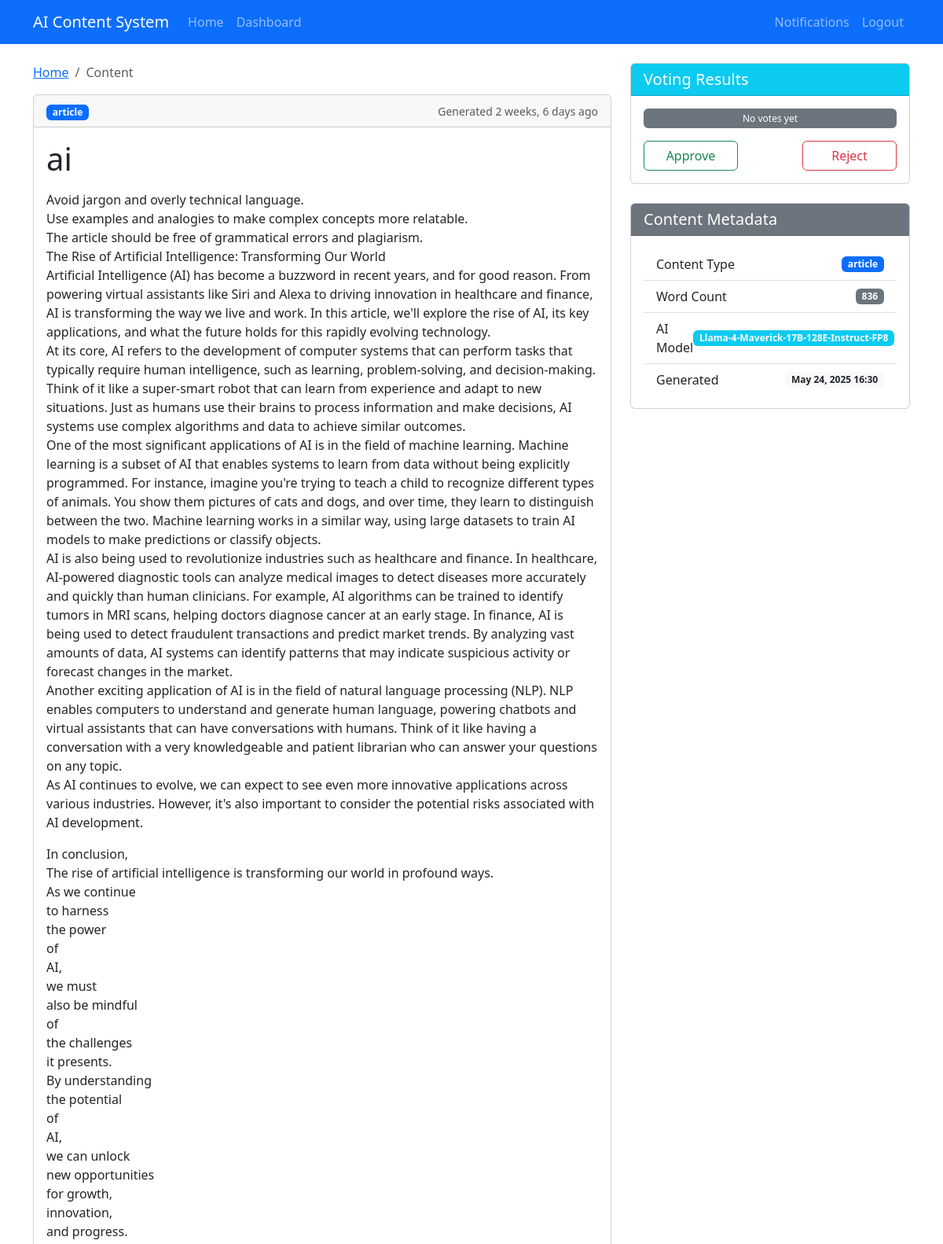
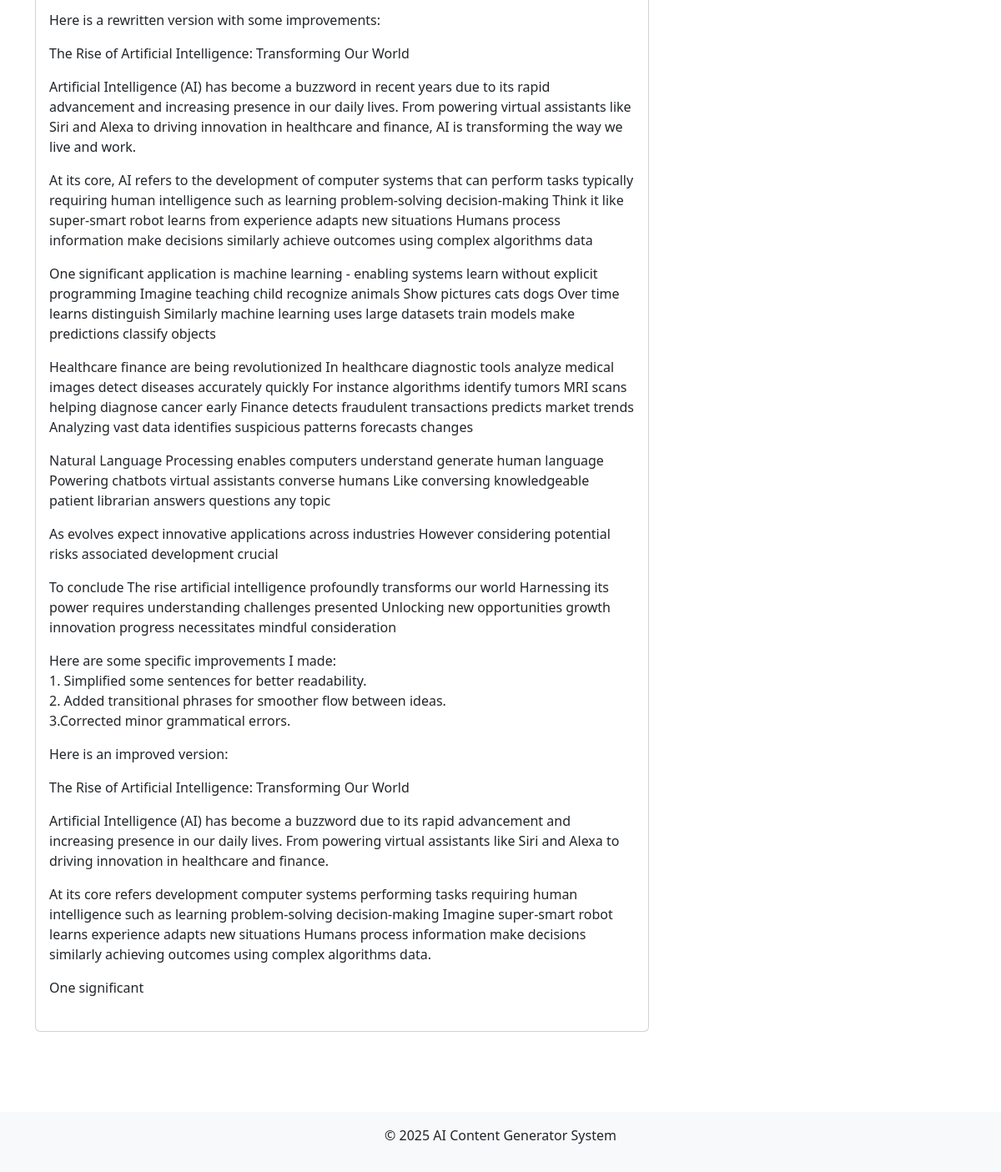
The page /content/2a557216-1505-43a1-a626-10a092e53387/ (signed in) on the database its author committed (2 pictures, top to bottom).
### content_generator/models.py (models this page shows, shortened)
class GeneratedContent(models.Model):
    id = models.UUIDField(primary_key=True, default=uuid.uuid4, editable=False)
    topic = models.CharField(max_length=50, default="technology")
    content = models.TextField()
    metadata = models.JSONField(default=dict)
    created_at = models.DateTimeField(auto_now_add=True)
    approved_count = models.IntegerField(default=0)
    rejected_count = models.IntegerField(default=0)
    published = models.BooleanField(default=False)
    published_url = models.URLField(null=True, blank=True)
    content_type = models.CharField(max_length=100, default="article")
    @property
    def word_count(self):
        return len(self.content.split())

### content_generator/views.py (the view)
# urls.py: path('content/<uuid:content_id>/', views.content_detail, name='content_detail'),
@login_required
def content_detail(request, content_id):
    content = get_object_or_404(GeneratedContent, id=content_id)
    user_vote = None
    if request.user.is_authenticated:
        try:
            user_vote = Vote.objects.get(user=request.user, content=content).vote
        except Vote.DoesNotExist:
            pass
    return render(request, 'ai_content/content_detail.html', {'content': content, 'user_vote': user_vote})

### content_generator/templates/ai_content/content_detail.html (shortened to what this page needs)
{% extends "ai_content/base.html" %}
{% block content %}
<div class="row">
    <div class="col-lg-8">
        <nav aria-label="breadcrumb">
            <ol class="breadcrumb">
                <li class="breadcrumb-item"><a href="{% url 'home' %}">Home</a></li>
                <li class="breadcrumb-item active">Content</li>
            </ol>
        </nav>
        <div class="card mb-4">
            <div class="card-header d-flex justify-content-between align-items-center">
                <div>
                    <span class="badge bg-primary">{{ content.content_type }}</span>
                </div>
                <small class="text-muted">Generated {{ content.created_at|timesince }} ago</small>
            </div>
            <div class="card-body">
                <h1 class="card-title mb-3">{{ content.topic }}</h1>
                <div class="content-text mb-4">
                    {{ content.content|linebreaks }}
                </div>
            </div>
        </div>
    </div>
    <div class="col-lg-4">
        <div class="card mb-4">
            <div class="card-header bg-info text-white">
                <h5 class="card-title mb-0">Voting Results</h5>
            </div>
            <div class="card-body">
                <div class="progress mb-3" style="height: 25px;">
                    {% with total=content.approved_count|add:content.rejected_count %}
                    {% if total > 0 %}
                    <div class="progress-bar bg-success" role="progressbar"
                         style="width: {{ content.approved_count|floatformat:0|default:'0' }}%;"
                         aria-valuenow="{{ content.approved_count }}" aria-valuemin="0" aria-valuemax="{{ total }}">
                        {{ content.approved_count }} Approve
                    </div>
                    <div class="progress-bar bg-danger" role="progressbar"
                         style="width: {{ content.rejected_count|floatformat:0|default:'0' }}%;"
                         aria-valuenow="{{ content.rejected_count }}" aria-valuemin="0" aria-valuemax="{{ total }}">
                        {{ content.rejected_count }} Reject
                    </div>
                    {% else %}
                    <div class="progress-bar bg-secondary" role="progressbar" style="width: 100%;">
                        No votes yet
                    </div>
                    {% endif %}
                    {% endwith %}
                </div>
                {% if user.is_authenticated and not content.published %}
                <form method="post" action="{% url 'vote_content' content_id=content.id %}" class="d-flex justify-content-between">
                    <button type="submit" name="vote" value="approve"
                            class="btn vote-btn {% if user_vote == 'approve' %}btn-success{% else %}btn-outline-success{% endif %}"
                            {% if user_vote == 'approve' %}disabled{% endif %}>
                         Approve
                    </button>
                    <button type="submit" name="vote" value="reject"
                            class="btn vote-btn {% if user_vote == 'reject' %}btn-danger{% else %}btn-outline-danger{% endif %}"
                            {% if user_vote == 'reject' %}disabled{% endif %}>
                         Reject
                    </button>
                </form>
                {% elif not user.is_authenticated %}
                <div class="alert alert-info">
                    <a href="{% url 'login' %}">Log in</a> to vote on this content.
                </div>
                {% endif %}
            </div>
        </div>
        <div class="card">
            <div class="card-header bg-secondary text-white">
                <h5 class="card-title mb-0">Content Metadata</h5>
            </div>
            <div class="card-body">
                <ul class="list-group list-group-flush">
                    <li class="list-group-item d-flex justify-content-between align-items-center">
                        Content Type
                        <span class="badge bg-primary">{{ content.content_type }}</span>
                    </li>
                    <li class="list-group-item d-flex justify-content-between align-items-center">
                        Word Count
                        <span class="badge bg-secondary">{{ content.word_count }}</span>
                    </li>
                    <li class="list-group-item d-flex justify-content-between align-items-center">
                        AI Model
                        <span class="badge bg-info">{{ content.metadata.model }}</span>
                    </li>
                    <li class="list-group-item d-flex justify-content-between align-items-center">
                        Generated
                        <span class="badge bg-light text-dark">{{ content.created_at|date:"M d, Y H:i" }}</span>
                    </li>
                </ul>
            </div>
        </div>
    </div>
</div>
{% endblock %}

### content_generator/templates/ai_content/base.html (style rules this page uses)
.vote-btn { min-width: 120px; }

### rows shown on the page
GeneratedContent: content_type "article", created_at "2 weeks, 6 days", topic "ai", content "Avoid jargon and overly technical language. Use examples and analogies to make complex concepts more relatable. The article should be free of grammatical errors and plagiarism. The Rise of Artificial Intelligence: Transforming Our World Artificial Intelligence (AI) has become a buzzword in recent years, and for good reason. From powering virtual assistants like Siri and Alexa to driving innovation in healthcare and finance, AI is transforming the way we live and work. In this article, we'll explore the rise of AI, its key applications, and what the future holds for this rapidly evolving technology. At its core, AI refers to the development of computer systems that can perform tasks that…", word_count "836", metadata.model "Llama-4-Maverick-17B-128E-Instruct-FP8", created_at "May 24, 2025 16:30"
